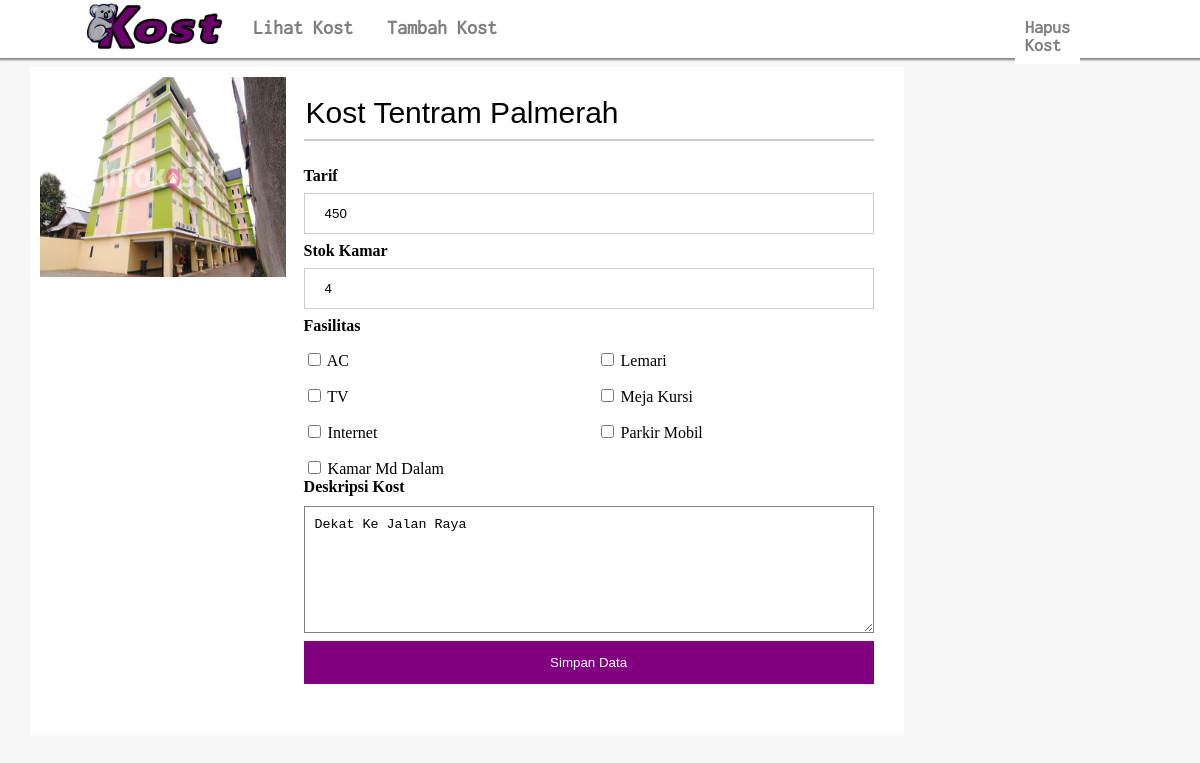
Page /pemilikkost/editkost.php?get=K001 on the committed database.
### tables this page shows
CREATE TABLE `kost` (
  `kode_kost` varchar(14) NOT NULL,
  `nama_kost` varchar(50) NOT NULL,
  `jumlah_kamar` int(11) NOT NULL,
  `status_kamar_kost` varchar(10) NOT NULL,
  `fasilitas_kost` varchar(50) NOT NULL,
  `tarif_kost` int(11) NOT NULL,
  `alamat_kost` varchar(50) NOT NULL,
  `deskripsi_kost` varchar(200) NOT NULL,
  `foto` varchar(300) NOT NULL,
  `kode_pemilik_kost` varchar(14) NOT NULL
);

### pemilikkost/editkost.php (the view, shortened to what this page needs)
<head>
  <link rel="stylesheet" href="../ikost.css">
</head>
<body style="background: #f7f7f7">
  <?php
    include '../koneksi.php';
		$id = $_GET['get'];
    $query = mysqli_query($Koneksi, "SELECT *FROM kost WHERE kode_kost = '$id'");
    while ($edit = mysqli_fetch_array($query)){
  ?>
  <nav style="box-shadow: 1px 1px 2px 2px grey">
    <ul>
      <img src="../Icon/logo3.png" class="glogo">
      <li><a href="pemilikkost.php"> Lihat Kost </a></li>
      <li><a href="tambahkost.php"> Tambah Kost </a></li>
    </ul>
    <a href="hapuskost.php?get=<?php echo $id;?>" class="sign" style="float: right; margin-right: 10%; text-decoration: none;">
			Hapus Kost
		</a>
  </nav>
  <div class="containerdetail" style="box-shadow">
    <div class="detail fotonya" style="height:650px;">
      <img src="../Kost/<?php echo $edit['foto'] ?>">
    </div>
    <div class="detail deskripsinya" style="height:650px;">
      <form method="post">
        <div class="fontdetail">
          <input class="input" type="text" name="namakost" value="<?php echo $edit['nama_kost'];?>">
        </div>
        <hr color="#ccc9c9">
        <br>
        <b>Tarif</b>
        <input class="loginput" type="text" value="<?php echo $edit['tarif_kost'] ?>" name="tarif" required>
        <b>Stok Kamar</b>
        <input class="loginput" type="number" value="<?php echo $edit['jumlah_kamar'] ?>" name="stok" required>
        <b>Fasilitas</b><br>
        <div  style="columns: 50px 2; margin-top: 15px;">
          <input type='checkbox' name='fasilitas[]' value='AC' /> AC
          <p><input type='checkbox' name='fasilitas[]' value='TV' /> TV </p>
          <p><input type='checkbox' name='fasilitas[]' value='Internet' /> Internet</p>
          <p><input type='checkbox' name='fasilitas[]' value='Kamar Md Dalam' /> Kamar Md Dalam </p>
          <p><input type='checkbox' name='fasilitas[]' value='Lemari' /> Lemari</p>
          <p><input type='checkbox' name='fasilitas[]' value='Meja Kursi' /> Meja Kursi </p>
          <p><input type='checkbox' name='fasilitas[]' value='Parkir Mobil' /> Parkir Mobil </p>
        </div>
        <b>Deskripsi Kost</b><br>
        <textarea class="textdeskripsi" name="deskripsi" rows="7" cols="50"><?php echo $edit['deskripsi_kost'] ?></textarea>
        <input class="logbutton" name="edit" type="submit" value="Simpan Data">
      </form>
    </div>
  </div>
<?php }
?>

### ikost.css (style rules this page uses)
body { background: #f7f7f7; margin: 0px; }
.loginput { width: 100%; padding: 12px 20px; margin: 8px 0; display: inline-block; border: 1px solid #ccc; box-sizing: border-box; }
.logbutton { background-color: #800080; color: white; padding: 14px 20px; margin: 8px 0; border: none; cursor: pointer; width: 100%; }
.glogo { float: left; width: 140px; margin-left: 7%; margin-right: 1%; cursor: pointer; }
nav { z-index: 19; position: sticky; top: 0; height: 57px; }
nav ul { background-color: white; list-style-type: none; padding: 0; margin: 0; overflow: hidden; float: right; width: 100%; }
nav li { float: left; cursor: pointer; }
nav li a { display: block; font-size:20px; color: rgba(0,0,0,0.5); padding: 17px; text-decoration: none; border-bottom: 3px solid white; font-family: fontdua; font-weight: bold; }
.sign { color: gray; background: white; padding: 10px; border: none; cursor: pointer; margin-top: -50px; float: left; font-family: fontdua; font-weight: bold; font-size: 18px; margin-left: 1100px; }
.containerdetail { height: auto; width: 95%; margin: auto; margin-top: 10px; overflow: hidden; }
.detail { float: left; }
.fotonya { width: 24%; height: 300px; background: white; padding-bottom: 18px; }
.fotonya img { margin: 10px; width: 90%; height: 200px; }
.deskripsinya { width: 50%; height: 300px; background: white; padding-top: 18px; padding-right: 30px; }
.fontdetail { font-size: 20px; font-weight: bold; font-family: arial; margin-top: 10px; }
.input { border: none; font-size: 30px; }
.textdeskripsi { border: 1px solid grey; padding: 10px; margin-top: 10px; width: 100%; }

### rows in the picture
kost: foto (picture), namakost "Kost Tentram Palmerah", tarif "450", stok "4", deskripsi "Dekat Ke Jalan Raya"
